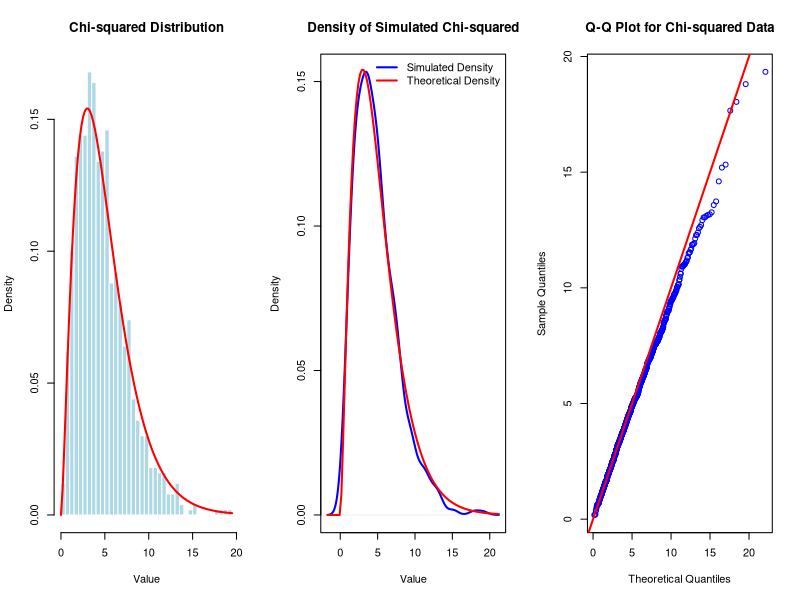

Recreate this plot in R.
# Parameters
K <- 5          # degrees of freedom
N_sim <- 1000   # number of simulations

# Set seed for reproducibility
set.seed(123)

# Generate chi-square data
chi_data <- rchisq(N_sim, df = K)

# Compute mean and variance
mean_chi <- mean(chi_data)
var_chi <- var(chi_data)

print(paste("Mean:", mean_chi))
print(paste("Variance:", var_chi))
print(paste("Theoretical Mean:", K))
print(paste("Theoretical Variance:", 2*K))

# Graphical output
par(mfrow = c(1, 3))  # 3 plots side by side

# 1. Histogram with theoretical curve
hist(chi_data, breaks = 30, col = "lightblue", probability = TRUE,
     main = "Chi-squared Distribution",
     xlab = "Value", border = "white")
curve(dchisq(x, df = K), add = TRUE, col = "red", lwd = 2)

# 2. Density plot
plot(density(chi_data), col = "blue", lwd = 2,
     main = "Density of Simulated Chi-squared",
     xlab = "Value")
curve(dchisq(x, df = K), col = "red", lwd = 2, add = TRUE)
legend("topright", legend = c("Simulated Density", "Theoretical Density"),
       col = c("blue", "red"), lwd = 2, bty = "n")

# 3. Q-Q plot
qqplot(qchisq(ppoints(N_sim), df = K), chi_data,
       main = "Q-Q Plot for Chi-squared Data",
       col = "blue", xlab = "Theoretical Quantiles",
       ylab = "Sample Quantiles")
abline(0, 1, col = "red", lwd = 2)
